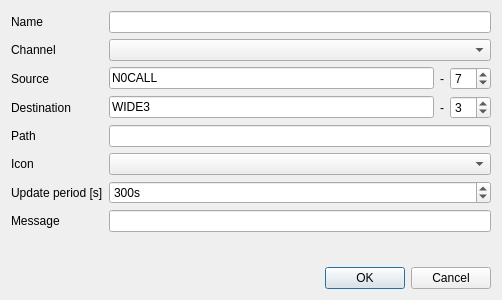
<?xml version="1.0" encoding="UTF-8"?>
<ui version="4.0">
 <class>aprssystemdialog</class>
 <widget class="QDialog" name="aprssystemdialog">
  <property name="geometry">
   <rect>
    <x>0</x>
    <y>0</y>
    <width>502</width>
    <height>300</height>
   </rect>
  </property>
  <property name="windowTitle">
   <string>Edit APRS System</string>
  </property>
  <layout class="QVBoxLayout" name="verticalLayout">
   <item>
    <layout class="QFormLayout" name="formLayout">
     <item row="0" column="0">
      <widget class="QLabel" name="nameLabel">
       <property name="text">
        <string>Name</string>
       </property>
      </widget>
     </item>
     <item row="0" column="1">
      <widget class="QLineEdit" name="name"/>
     </item>
     <item row="1" column="0">
      <widget class="QLabel" name="channelLabel">
       <property name="text">
        <string>Channel</string>
       </property>
      </widget>
     </item>
     <item row="1" column="1">
      <widget class="QComboBox" name="channel"/>
     </item>
     <item row="2" column="0">
      <widget class="QLabel" name="sourceLabel">
       <property name="text">
        <string>Source</string>
       </property>
      </widget>
     </item>
     <item row="2" column="1">
      <layout class="QHBoxLayout" name="horizontalLayout">
       <item>
        <widget class="QLineEdit" name="source">
         <property name="toolTip">
          <string>Replace this with your callsign...</string>
         </property>
         <property name="inputMask">
          <string/>
         </property>
         <property name="text">
          <string>N0CALL</string>
         </property>
         <property name="maxLength">
          <number>6</number>
         </property>
        </widget>
       </item>
       <item>
        <widget class="QLabel" name="label">
         <property name="text">
          <string>-</string>
         </property>
        </widget>
       </item>
       <item>
        <widget class="QSpinBox" name="srcSSID">
         <property name="toolTip">
          <string>&lt;html&gt;&lt;head/&gt;&lt;body&gt;&lt;p&gt;Choose the APRS &lt;span style=&quot; font-weight:600;&quot;&gt;SSID&lt;/span&gt; to use. &lt;/p&gt;&lt;p&gt;&lt;span style=&quot; font-weight:600; text-decoration: underline;&quot;&gt;SSID Recommendations:&lt;/span&gt;&lt;/p&gt;&lt;ul style=&quot;margin-top: 0px; margin-bottom: 0px; margin-left: 0px; margin-right: 0px; -qt-list-indent: 1;&quot;&gt;&lt;li style=&quot; margin-top:12px; margin-bottom:0px; margin-left:0px; margin-right:0px; -qt-block-indent:0; text-indent:0px;&quot;&gt;&lt;span style=&quot; font-weight:600;&quot;&gt;-0&lt;/span&gt; -- Your primary station; usually fixed and message capable &lt;/li&gt;&lt;li style=&quot; margin-top:0px; margin-bottom:0px; margin-left:0px; margin-right:0px; -qt-block-indent:0; text-indent:0px;&quot;&gt;&lt;span style=&quot; font-weight:600;&quot;&gt;-1&lt;/span&gt; -- Generic additional station: digi, mobile, wx, etc.. &lt;/li&gt;&lt;li style=&quot; margin-top:0px; margin-bottom:0px; margin-left:0px; margin-right:0px; -qt-block-indent:0; text-indent:0px;&quot;&gt;&lt;span style=&quot; font-weight:600;&quot;&gt;-2&lt;/span&gt; -- Generic additional station: digi, mobile, wx, etc.. &lt;/li&gt;&lt;li style=&quot; margin-top:0px; margin-bottom:0px; margin-left:0px; margin-right:0px; -qt-block-indent:0; text-indent:0px;&quot;&gt;&lt;span style=&quot; font-weight:600;&quot;&gt;-3&lt;/span&gt; -- Generic additional station: digi, mobile, wx, etc.. &lt;/li&gt;&lt;li style=&quot; margin-top:0px; margin-bottom:0px; margin-left:0px; margin-right:0px; -qt-block-indent:0; text-indent:0px;&quot;&gt;&lt;span style=&quot; font-weight:600;&quot;&gt;-4&lt;/span&gt; -- Generic additional station: digi, mobile, wx, etc.. &lt;/li&gt;&lt;li style=&quot; margin-top:0px; margin-bottom:0px; margin-left:0px; margin-right:0px; -qt-block-indent:0; text-indent:0px;&quot;&gt;&lt;span style=&quot; font-weight:600;&quot;&gt;-5&lt;/span&gt; -- Other networks &lt;span style=&quot; font-style:italic;&quot;&gt;(DMR, D-STAR, iPhones, Android devices, etc.)&lt;/span&gt;&lt;/li&gt;&lt;li style=&quot; margin-top:0px; margin-bottom:0px; margin-left:0px; margin-right:0px; -qt-block-indent:0; text-indent:0px;&quot;&gt;&lt;span style=&quot; font-weight:600;&quot;&gt;-6&lt;/span&gt; -- Special activity: satellite ops, camping, 6 meters, etc.. &lt;/li&gt;&lt;li style=&quot; margin-top:0px; margin-bottom:0px; margin-left:0px; margin-right:0px; -qt-block-indent:0; text-indent:0px;&quot;&gt;&lt;span style=&quot; font-weight:600;&quot;&gt;-7&lt;/span&gt; -- &amp;quot;Walkie Talkies&amp;quot;, HTs, or other human portables &lt;/li&gt;&lt;li style=&quot; margin-top:0px; margin-bottom:0px; margin-left:0px; margin-right:0px; -qt-block-indent:0; text-indent:0px;&quot;&gt;&lt;span style=&quot; font-weight:600;&quot;&gt;-8&lt;/span&gt; -- Boats, sailboats, RVs, or second main mobile &lt;/li&gt;&lt;li style=&quot; margin-top:0px; margin-bottom:0px; margin-left:0px; margin-right:0px; -qt-block-indent:0; text-indent:0px;&quot;&gt;&lt;span style=&quot; font-weight:600;&quot;&gt;-9&lt;/span&gt; -- Primary mobile &lt;span style=&quot; font-style:italic;&quot;&gt;(usually message capable)&lt;/span&gt;&lt;/li&gt;&lt;li style=&quot; margin-top:0px; margin-bottom:0px; margin-left:0px; margin-right:0px; -qt-block-indent:0; text-indent:0px;&quot;&gt;&lt;span style=&quot; font-weight:600;&quot;&gt;-10&lt;/span&gt; -- Internet, I-Gates, EchoLink, Winlink, AVRS, APRN, etc.. &lt;/li&gt;&lt;li style=&quot; margin-top:0px; margin-bottom:0px; margin-left:0px; margin-right:0px; -qt-block-indent:0; text-indent:0px;&quot;&gt;&lt;span style=&quot; font-weight:600;&quot;&gt;-11&lt;/span&gt; -- Balloons, aircraft, spacecraft, etc.. &lt;/li&gt;&lt;li style=&quot; margin-top:0px; margin-bottom:0px; margin-left:0px; margin-right:0px; -qt-block-indent:0; text-indent:0px;&quot;&gt;&lt;span style=&quot; font-weight:600;&quot;&gt;-12&lt;/span&gt; -- APRStt, DTMF, RFID devices, one-way trackers*, etc.. &lt;/li&gt;&lt;li style=&quot; margin-top:0px; margin-bottom:0px; margin-left:0px; margin-right:0px; -qt-block-indent:0; text-indent:0px;&quot;&gt;&lt;span style=&quot; font-weight:600;&quot;&gt;-13&lt;/span&gt; -- Weather Stations &lt;/li&gt;&lt;li style=&quot; margin-top:0px; margin-bottom:0px; margin-left:0px; margin-right:0px; -qt-block-indent:0; text-indent:0px;&quot;&gt;&lt;span style=&quot; font-weight:600;&quot;&gt;-14&lt;/span&gt; -- Truckers or generally full-time drivers &lt;/li&gt;&lt;li style=&quot; margin-top:0px; margin-bottom:12px; margin-left:0px; margin-right:0px; -qt-block-indent:0; text-indent:0px;&quot;&gt;&lt;span style=&quot; font-weight:600;&quot;&gt;-15&lt;/span&gt; -- Generic additional station: digi, mobile, wx, etc.. &lt;/li&gt;&lt;/ul&gt;&lt;p&gt;&lt;span style=&quot; font-weight:600;&quot;&gt;*&lt;/span&gt; -- One-way trackers should use the &lt;span style=&quot; font-family:'monospace';&quot;&gt;-12&lt;/span&gt; one-way SSID indicator because the &lt;span style=&quot; font-family:'monospace';&quot;&gt;-9&lt;/span&gt; SSID indicator typically indicates a ham with full APRS communication by both message and voice. The &lt;span style=&quot; font-family:'monospace';&quot;&gt;-9&lt;/span&gt; SSID users can be contacted by APRS message or by voice on his frequency &lt;span style=&quot; font-style:italic;&quot;&gt;(included in his beacon)&lt;/span&gt;, or on &lt;span style=&quot; font-weight:600;&quot;&gt;Voice Alert&lt;/span&gt; if he is within simplex range.&lt;br/&gt;The &lt;span style=&quot; font-family:'monospace';&quot;&gt;-12&lt;/span&gt; SSID users are typically seen as just moving object icons on a map, and since they have no two-way communication, they are generally not of routine interest to other ham radio operators. &lt;/p&gt;&lt;p&gt;&lt;span style=&quot; font-weight:600;&quot;&gt;NOTE:&lt;/span&gt; An SSID of &lt;span style=&quot; font-family:'monospace';&quot;&gt;-0&lt;/span&gt; is &lt;span style=&quot; font-style:italic;&quot;&gt;(generally)&lt;/span&gt; functionally identical to a bare callsign with no SSID. &lt;/p&gt;&lt;/body&gt;&lt;/html&gt;</string>
         </property>
         <property name="maximum">
          <number>15</number>
         </property>
         <property name="value">
          <number>7</number>
         </property>
        </widget>
       </item>
      </layout>
     </item>
     <item row="3" column="0">
      <widget class="QLabel" name="destinationLabel">
       <property name="text">
        <string>Destination</string>
       </property>
      </widget>
     </item>
     <item row="3" column="1">
      <layout class="QHBoxLayout" name="horizontalLayout_2">
       <item>
        <widget class="QLineEdit" name="destination">
         <property name="text">
          <string>WIDE3</string>
         </property>
         <property name="maxLength">
          <number>6</number>
         </property>
        </widget>
       </item>
       <item>
        <widget class="QLabel" name="label_2">
         <property name="text">
          <string>-</string>
         </property>
        </widget>
       </item>
       <item>
        <widget class="QSpinBox" name="destSSID">
         <property name="maximum">
          <number>15</number>
         </property>
         <property name="value">
          <number>3</number>
         </property>
        </widget>
       </item>
      </layout>
     </item>
     <item row="5" column="0">
      <widget class="QLabel" name="iconLabel">
       <property name="text">
        <string>Icon</string>
       </property>
      </widget>
     </item>
     <item row="5" column="1">
      <widget class="QComboBox" name="icon"/>
     </item>
     <item row="6" column="0">
      <widget class="QLabel" name="updatePeriodSLabel">
       <property name="text">
        <string>Update period [s]</string>
       </property>
      </widget>
     </item>
     <item row="6" column="1">
      <widget class="QSpinBox" name="updatePeriod">
       <property name="suffix">
        <string>s</string>
       </property>
       <property name="maximum">
        <number>6000</number>
       </property>
       <property name="singleStep">
        <number>5</number>
       </property>
       <property name="value">
        <number>300</number>
       </property>
      </widget>
     </item>
     <item row="7" column="0">
      <widget class="QLabel" name="messageLabel">
       <property name="text">
        <string>Message</string>
       </property>
      </widget>
     </item>
     <item row="7" column="1">
      <widget class="QLineEdit" name="message"/>
     </item>
     <item row="4" column="0">
      <widget class="QLabel" name="pathLabel">
       <property name="text">
        <string>Path</string>
       </property>
      </widget>
     </item>
     <item row="4" column="1">
      <widget class="QLineEdit" name="path"/>
     </item>
    </layout>
   </item>
   <item>
    <widget class="QDialogButtonBox" name="buttonBox">
     <property name="orientation">
      <enum>Qt::Horizontal</enum>
     </property>
     <property name="standardButtons">
      <set>QDialogButtonBox::Cancel|QDialogButtonBox::Ok</set>
     </property>
    </widget>
   </item>
  </layout>
 </widget>
 <resources/>
 <connections>
  <connection>
   <sender>buttonBox</sender>
   <signal>accepted()</signal>
   <receiver>aprssystemdialog</receiver>
   <slot>accept()</slot>
   <hints>
    <hint type="sourcelabel">
     <x>248</x>
     <y>254</y>
    </hint>
    <hint type="destinationlabel">
     <x>157</x>
     <y>274</y>
    </hint>
   </hints>
  </connection>
  <connection>
   <sender>buttonBox</sender>
   <signal>rejected()</signal>
   <receiver>aprssystemdialog</receiver>
   <slot>reject()</slot>
   <hints>
    <hint type="sourcelabel">
     <x>316</x>
     <y>260</y>
    </hint>
    <hint type="destinationlabel">
     <x>286</x>
     <y>274</y>
    </hint>
   </hints>
  </connection>
 </connections>
</ui>
